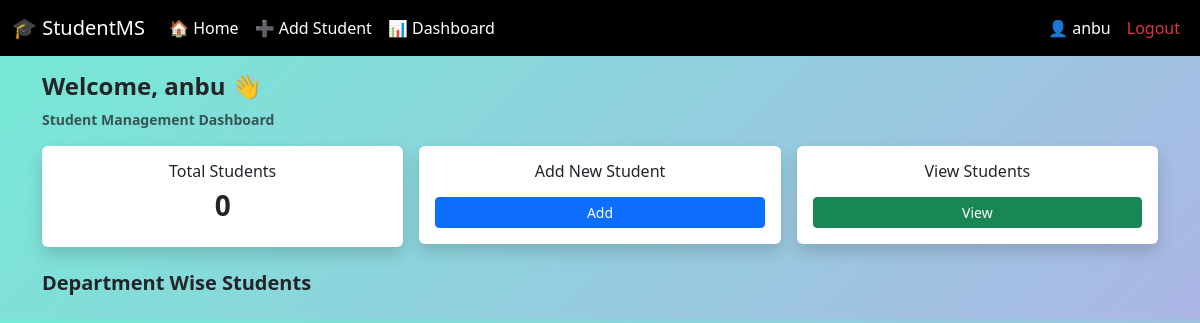
Before: /students/dashboard/ (signed in) with the older database file.
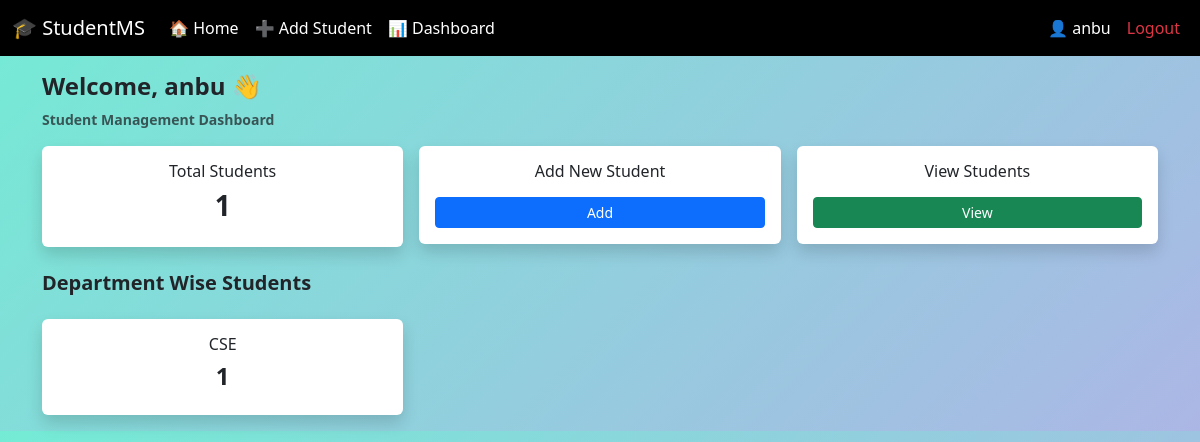
After: the same page with the newer database file.
### Student/models.py (models this page shows)
class StudentModel(models.Model):
    DEPARTMENT_CHOICES = [
        ('CSE', 'CSE'),
        ('IT', 'IT'),
        ('ECE', 'ECE'),
        ('MECH', 'MECH'),
        ('CIVIL', 'CIVIL'),
        ('EEE', 'EEE'),
    ]
    Name=models.CharField(max_length=100,null=True)
    Age=models.IntegerField()
    Department=models.CharField(max_length=100, null=True ,choices=DEPARTMENT_CHOICES)
    Email=models.EmailField()
    Join_Date=models.DateField()

### Student/views.py (the view)
# urls.py: path('dashboard/', DashboardView.as_view(), name='dashboard'),
class DashboardView(LoginRequiredMixin,View):
    login_url='/'
    def get(self, request):
        total_students = StudentModel.objects.count()
        department_data = StudentModel.objects.values('Department').annotate(
        total=Count('id'))
        context = {
            'total_students': total_students,
            'department_data': department_data,
        }
        return render(request, 'dashboard.html', context)

### FrontEnd/templates/dashboard.html
{% extends 'base.html' %}
{% block content %}
<div class="container py-3">
    <div class="mb-3">
        <h4 class="fw-bold">Welcome, {{ request.user.username }} 👋</h4>
        <p class="text-muted mb-0 fw-bold" style="font-size: 14px; font:bold">Student Management Dashboard</p>
    </div>
    <div class="row g-3">
        <div class="col-md-4">
            <div class="card shadow border-0 p-3 text-center">
                <h6>Total Students</h6>
                <h3 class="fw-bold">{{ total_students }}</h3>
            </div>
        </div>
        <div class="col-md-4">
            <div class="card shadow border-0 p-3 text-center">
                <h6>Add New Student</h6>
                <a href="/students/students_add/" class="btn btn-primary btn-sm mt-2">Add</a>
            </div>
        </div>
        <div class="col-md-4">
            <div class="card shadow border-0 p-3 text-center">
                <h6>View Students</h6>
                <a href="/students/students/" class="btn btn-success btn-sm mt-2">View</a>
            </div>
        </div>
    </div>
    <div class="mt-4">
        <h5 class="fw-bold">Department Wise Students</h5>
        <div class="row g-3 mt-2">
            {% for dept in department_data %}
            <div class="col-md-4">
                <div class="card shadow border-0 p-3 text-center">
                    <h6>{{ dept.Department }}</h6>
                    <h4 class="fw-bold">{{ dept.total }}</h4>
                </div>
            </div>
            {% endfor %}
        </div>
    </div>
</div>
{% endblock %}

Changed rows visible on the page:
added StudentModel: Department "CSE", total "1"
Other visible differences:
{{ total_students }}: "0" → "1"
